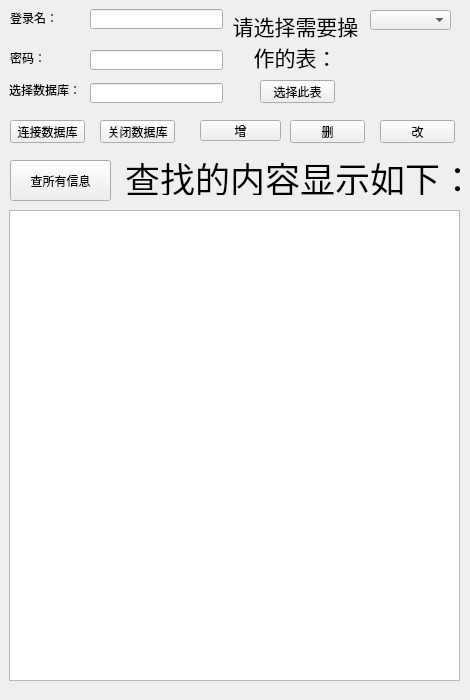
<?xml version="1.0" encoding="UTF-8"?>
<ui version="4.0">
 <class>Widget</class>
 <widget class="QWidget" name="Widget">
  <property name="geometry">
   <rect>
    <x>0</x>
    <y>0</y>
    <width>470</width>
    <height>700</height>
   </rect>
  </property>
  <property name="windowTitle">
   <string>Widget</string>
  </property>
  <widget class="QLabel" name="select_db_label">
   <property name="geometry">
    <rect>
     <x>9</x>
     <y>82</y>
     <width>72</width>
     <height>16</height>
    </rect>
   </property>
   <property name="text">
    <string>选择数据库：</string>
   </property>
  </widget>
  <widget class="QLineEdit" name="choose_edit">
   <property name="geometry">
    <rect>
     <x>90</x>
     <y>83</y>
     <width>133</width>
     <height>20</height>
    </rect>
   </property>
  </widget>
  <widget class="QLabel" name="name_label">
   <property name="geometry">
    <rect>
     <x>10</x>
     <y>10</y>
     <width>48</width>
     <height>16</height>
    </rect>
   </property>
   <property name="text">
    <string>登录名：</string>
   </property>
  </widget>
  <widget class="QLineEdit" name="name_edit">
   <property name="geometry">
    <rect>
     <x>90</x>
     <y>9</y>
     <width>133</width>
     <height>20</height>
    </rect>
   </property>
  </widget>
  <widget class="QPushButton" name="login_btn">
   <property name="geometry">
    <rect>
     <x>10</x>
     <y>120</y>
     <width>75</width>
     <height>23</height>
    </rect>
   </property>
   <property name="text">
    <string>连接数据库</string>
   </property>
  </widget>
  <widget class="QLabel" name="password_label">
   <property name="geometry">
    <rect>
     <x>10</x>
     <y>50</y>
     <width>36</width>
     <height>16</height>
    </rect>
   </property>
   <property name="text">
    <string>密码：</string>
   </property>
  </widget>
  <widget class="QLineEdit" name="password_edit">
   <property name="geometry">
    <rect>
     <x>90</x>
     <y>50</y>
     <width>133</width>
     <height>20</height>
    </rect>
   </property>
  </widget>
  <widget class="QPushButton" name="close_btn">
   <property name="geometry">
    <rect>
     <x>100</x>
     <y>120</y>
     <width>75</width>
     <height>23</height>
    </rect>
   </property>
   <property name="text">
    <string>关闭数据库</string>
   </property>
  </widget>
  <widget class="QPushButton" name="add_btn">
   <property name="geometry">
    <rect>
     <x>200</x>
     <y>120</y>
     <width>81</width>
     <height>21</height>
    </rect>
   </property>
   <property name="text">
    <string>增</string>
   </property>
  </widget>
  <widget class="QPushButton" name="drop_btn">
   <property name="geometry">
    <rect>
     <x>290</x>
     <y>120</y>
     <width>75</width>
     <height>23</height>
    </rect>
   </property>
   <property name="text">
    <string>删</string>
   </property>
  </widget>
  <widget class="QPushButton" name="modifiy_btn">
   <property name="geometry">
    <rect>
     <x>380</x>
     <y>120</y>
     <width>75</width>
     <height>23</height>
    </rect>
   </property>
   <property name="text">
    <string>改</string>
   </property>
  </widget>
  <widget class="QPushButton" name="select_btn">
   <property name="geometry">
    <rect>
     <x>10</x>
     <y>160</y>
     <width>101</width>
     <height>41</height>
    </rect>
   </property>
   <property name="text">
    <string>查所有信息</string>
   </property>
  </widget>
  <widget class="QComboBox" name="comboBox">
   <property name="geometry">
    <rect>
     <x>370</x>
     <y>10</y>
     <width>81</width>
     <height>20</height>
    </rect>
   </property>
  </widget>
  <widget class="QLabel" name="label">
   <property name="geometry">
    <rect>
     <x>230</x>
     <y>10</y>
     <width>131</width>
     <height>61</height>
    </rect>
   </property>
   <property name="font">
    <font>
     <family>楷体</family>
     <pointsize>16</pointsize>
    </font>
   </property>
   <property name="text">
    <string>请选择需要操作的表：</string>
   </property>
   <property name="textFormat">
    <enum>Qt::AutoText</enum>
   </property>
   <property name="alignment">
    <set>Qt::AlignHCenter|Qt::AlignTop</set>
   </property>
   <property name="wordWrap">
    <bool>true</bool>
   </property>
  </widget>
  <widget class="QLabel" name="label_5">
   <property name="geometry">
    <rect>
     <x>120</x>
     <y>160</y>
     <width>360</width>
     <height>35</height>
    </rect>
   </property>
   <property name="font">
    <font>
     <family>楷体</family>
     <pointsize>26</pointsize>
    </font>
   </property>
   <property name="text">
    <string>查找的内容显示如下：</string>
   </property>
   <property name="alignment">
    <set>Qt::AlignCenter</set>
   </property>
  </widget>
  <widget class="QTextEdit" name="textEdit">
   <property name="geometry">
    <rect>
     <x>9</x>
     <y>210</y>
     <width>451</width>
     <height>471</height>
    </rect>
   </property>
   <property name="readOnly">
    <bool>true</bool>
   </property>
  </widget>
  <widget class="QPushButton" name="table_btn">
   <property name="geometry">
    <rect>
     <x>260</x>
     <y>80</y>
     <width>75</width>
     <height>23</height>
    </rect>
   </property>
   <property name="text">
    <string>选择此表</string>
   </property>
  </widget>
 </widget>
 <layoutdefault spacing="6" margin="11"/>
 <resources/>
 <connections/>
</ui>
